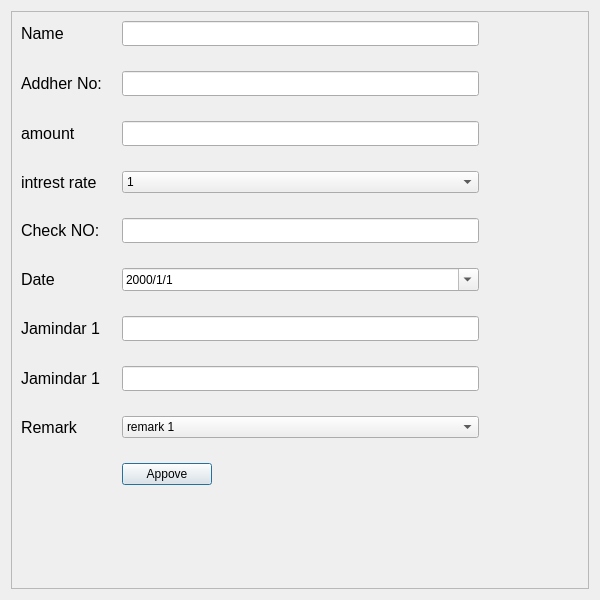
<?xml version="1.0" encoding="UTF-8"?>
<ui version="4.0">
 <class>Dialog</class>
 <widget class="QDialog" name="Dialog">
  <property name="geometry">
   <rect>
    <x>0</x>
    <y>0</y>
    <width>600</width>
    <height>600</height>
   </rect>
  </property>
  <property name="windowTitle">
   <string>Dialog</string>
  </property>
  <layout class="QGridLayout" name="gridLayout">
   <item row="0" column="0">
    <widget class="QFrame" name="frame">
     <property name="frameShape">
      <enum>QFrame::StyledPanel</enum>
     </property>
     <property name="frameShadow">
      <enum>QFrame::Raised</enum>
     </property>
     <layout class="QGridLayout" name="gridLayout_2">
      <item row="0" column="0">
       <layout class="QFormLayout" name="formLayout">
        <property name="horizontalSpacing">
         <number>20</number>
        </property>
        <property name="verticalSpacing">
         <number>25</number>
        </property>
        <property name="rightMargin">
         <number>100</number>
        </property>
        <item row="0" column="0">
         <widget class="QLabel" name="label">
          <property name="font">
           <font>
            <family>Arial</family>
            <pointsize>12</pointsize>
            <weight>50</weight>
            <bold>false</bold>
           </font>
          </property>
          <property name="text">
           <string>Name</string>
          </property>
         </widget>
        </item>
        <item row="0" column="1">
         <widget class="QLineEdit" name="lineEdit">
          <property name="maximumSize">
           <size>
            <width>600</width>
            <height>40</height>
           </size>
          </property>
          <property name="font">
           <font>
            <family>Verdana</family>
            <pointsize>10</pointsize>
           </font>
          </property>
         </widget>
        </item>
        <item row="1" column="0">
         <widget class="QLabel" name="label_18">
          <property name="font">
           <font>
            <family>Arial</family>
            <pointsize>12</pointsize>
            <weight>50</weight>
            <bold>false</bold>
           </font>
          </property>
          <property name="text">
           <string>Addher No:</string>
          </property>
         </widget>
        </item>
        <item row="1" column="1">
         <widget class="QLineEdit" name="lineEdit_10">
          <property name="maximumSize">
           <size>
            <width>600</width>
            <height>40</height>
           </size>
          </property>
          <property name="font">
           <font>
            <family>Verdana</family>
            <pointsize>10</pointsize>
           </font>
          </property>
         </widget>
        </item>
        <item row="2" column="0">
         <widget class="QLabel" name="label_2">
          <property name="font">
           <font>
            <family>Arial</family>
            <pointsize>12</pointsize>
            <weight>50</weight>
            <bold>false</bold>
           </font>
          </property>
          <property name="text">
           <string>amount</string>
          </property>
         </widget>
        </item>
        <item row="2" column="1">
         <widget class="QLineEdit" name="lineEdit_2">
          <property name="maximumSize">
           <size>
            <width>600</width>
            <height>40</height>
           </size>
          </property>
          <property name="font">
           <font>
            <family>Verdana</family>
            <pointsize>10</pointsize>
           </font>
          </property>
         </widget>
        </item>
        <item row="3" column="0">
         <widget class="QLabel" name="label_3">
          <property name="font">
           <font>
            <family>Arial</family>
            <pointsize>12</pointsize>
            <weight>50</weight>
            <bold>false</bold>
           </font>
          </property>
          <property name="text">
           <string>intrest rate</string>
          </property>
         </widget>
        </item>
        <item row="3" column="1">
         <widget class="QComboBox" name="comboBox">
          <property name="maximumSize">
           <size>
            <width>600</width>
            <height>40</height>
           </size>
          </property>
          <item>
           <property name="text">
            <string>1</string>
           </property>
          </item>
          <item>
           <property name="text">
            <string>2</string>
           </property>
          </item>
         </widget>
        </item>
        <item row="4" column="0">
         <widget class="QLabel" name="label_5">
          <property name="font">
           <font>
            <family>Arial</family>
            <pointsize>12</pointsize>
            <weight>50</weight>
            <bold>false</bold>
           </font>
          </property>
          <property name="text">
           <string>Check NO:</string>
          </property>
         </widget>
        </item>
        <item row="4" column="1">
         <widget class="QLineEdit" name="lineEdit_3">
          <property name="maximumSize">
           <size>
            <width>600</width>
            <height>40</height>
           </size>
          </property>
          <property name="font">
           <font>
            <family>Verdana</family>
            <pointsize>10</pointsize>
           </font>
          </property>
         </widget>
        </item>
        <item row="5" column="0">
         <widget class="QLabel" name="label_4">
          <property name="font">
           <font>
            <family>Arial</family>
            <pointsize>12</pointsize>
            <weight>50</weight>
            <bold>false</bold>
           </font>
          </property>
          <property name="text">
           <string>Date</string>
          </property>
         </widget>
        </item>
        <item row="5" column="1">
         <widget class="QDateEdit" name="dateEdit">
          <property name="wrapping">
           <bool>false</bool>
          </property>
          <property name="displayFormat">
           <string>yyyy/M/d</string>
          </property>
          <property name="calendarPopup">
           <bool>true</bool>
          </property>
         </widget>
        </item>
        <item row="6" column="0">
         <widget class="QLabel" name="label_26">
          <property name="font">
           <font>
            <family>Arial</family>
            <pointsize>12</pointsize>
            <weight>50</weight>
            <bold>false</bold>
           </font>
          </property>
          <property name="text">
           <string>Jamindar 1</string>
          </property>
         </widget>
        </item>
        <item row="6" column="1">
         <widget class="QLineEdit" name="lineEdit_11">
          <property name="maximumSize">
           <size>
            <width>600</width>
            <height>40</height>
           </size>
          </property>
          <property name="font">
           <font>
            <family>Verdana</family>
            <pointsize>10</pointsize>
           </font>
          </property>
         </widget>
        </item>
        <item row="7" column="0">
         <widget class="QLabel" name="label_27">
          <property name="font">
           <font>
            <family>Arial</family>
            <pointsize>12</pointsize>
            <weight>50</weight>
            <bold>false</bold>
           </font>
          </property>
          <property name="text">
           <string>Jamindar 1</string>
          </property>
         </widget>
        </item>
        <item row="8" column="0">
         <widget class="QLabel" name="label_11">
          <property name="font">
           <font>
            <family>Arial</family>
            <pointsize>12</pointsize>
            <weight>50</weight>
            <bold>false</bold>
           </font>
          </property>
          <property name="text">
           <string>Remark</string>
          </property>
         </widget>
        </item>
        <item row="8" column="1">
         <widget class="QComboBox" name="comboBox_2">
          <property name="maximumSize">
           <size>
            <width>600</width>
            <height>40</height>
           </size>
          </property>
          <item>
           <property name="text">
            <string>remark 1</string>
           </property>
          </item>
          <item>
           <property name="text">
            <string>remark 2</string>
           </property>
          </item>
          <item>
           <property name="text">
            <string>remark 3</string>
           </property>
          </item>
          <item>
           <property name="text">
            <string>remark 4</string>
           </property>
          </item>
          <item>
           <property name="text">
            <string>remark 5</string>
           </property>
          </item>
          <item>
           <property name="text">
            <string>remark 6</string>
           </property>
          </item>
         </widget>
        </item>
        <item row="10" column="1">
         <widget class="QPushButton" name="pushButton">
          <property name="maximumSize">
           <size>
            <width>90</width>
            <height>30</height>
           </size>
          </property>
          <property name="layoutDirection">
           <enum>Qt::LeftToRight</enum>
          </property>
          <property name="text">
           <string>Appove</string>
          </property>
         </widget>
        </item>
        <item row="7" column="1">
         <widget class="QLineEdit" name="lineEdit_12">
          <property name="maximumSize">
           <size>
            <width>600</width>
            <height>40</height>
           </size>
          </property>
          <property name="font">
           <font>
            <family>Verdana</family>
            <pointsize>10</pointsize>
           </font>
          </property>
         </widget>
        </item>
       </layout>
      </item>
     </layout>
    </widget>
   </item>
  </layout>
 </widget>
 <resources/>
 <connections/>
</ui>
